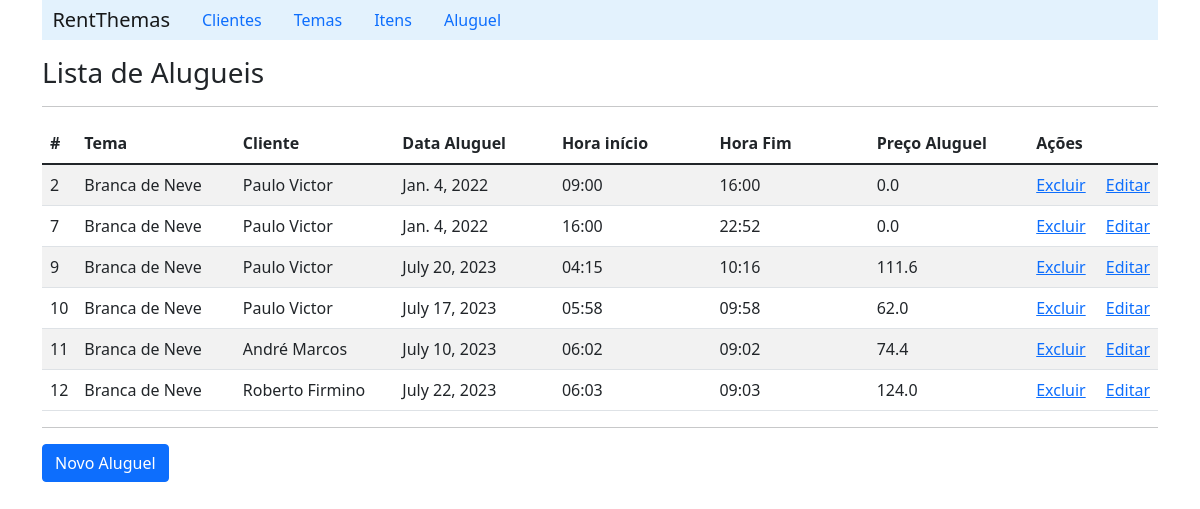
/listRent/, run on the app's committed database.
### rent/models.py (models this page shows, shortened)
class Rent(models.Model):
    date = models.DateField(blank=False, null=False)
    start_hours = models.CharField(max_length=5, blank=False, null=False)
    end_hours = models.CharField(max_length=5, blank=False, null=False)
    client = models.ForeignKey('Client', on_delete=CASCADE, related_name='rents')
    theme = models.ForeignKey('Theme', on_delete=CASCADE, related_name='rents')
    end_price = models.FloatField(default=0)
    address = models.OneToOneField('Address', on_delete=models.CASCADE, null=True)

class Theme(models.Model):
    name = models.CharField(max_length=20, blank=False)
    color = models.CharField(max_length=10)
    price = models.FloatField()
    itens =  models.ManyToManyField('Item', related_name='themes')

class Client(models.Model):
    name = models.CharField(max_length=60, blank=False)
    email = models.CharField(max_length=60, blank=True)

### rent/views.py (the view)
# urls.py: path('listRent/', RentViews.listRent),
    def listRent(request):
        rent_list = Rent.objects.all()
        context = {'rent_list': rent_list}
        return render(request, 'rent/listRent.html', context)

### rent/templates/rent/listRent.html (shortened to what this page needs)
{% extends "index.html" %}
    {% block content %}
        <h3>Lista de Alugueis</h3>
        <hr>
        <table class="table table-striped">
            {% if rent_list %}
                <thead>
                    <tr>
                        <th scope="col">#</th>
                        <th scope="col">Tema</th>
                        <th scope="col">Cliente</th>
                        <th scope="col">Data Aluguel</th>
                        <th scope="col">Hora início</th>
                        <th scope="col">Hora Fim</th>
                        <th scope="col">Preço Aluguel</th>
                        <th scope="col">Ações</th>
                        <th scope="col"></th>
                    </tr>
                </thead>
                {% for rent in rent_list%}
                    <tr>
                        <td width='15'>{{rent.id}}</td>
                        <td width='170'>{{rent.theme.name}}</td>
                        <td width='170'>{{rent.client.name}}</td>
                        <td width='170'>{{rent.date}}</td>
                        <td width='170'>{{rent.start_hours}}</td>
                        <td width='170'>{{rent.end_hours}}</td>
                        <td width='170'>{{rent.end_price}}</td>
                        <td width='70'><a href="/deleteRent/{{rent.id}}">Excluir</a></td>
                        <td><a href="/detailRent/{{rent.id}}">Editar</a></td>
                    </tr>
                {% endfor %}
            {% else %}
                <p>Nenhum item cadastrado!!</p>
            {%endif%}
        </table>
        <hr>
        <a class="btn btn-primary" href="/formRent">Novo Aluguel</a>
    {% endblock %}

### rent/templates/index.html (shortened to what this page needs)
{% load static %}
<!DOCTYPE html>
<html lang="pt-br">
<head>
    <link rel="stylesheet" href="https://cdn.jsdelivr.net/npm/bootstrap@5.1.1/dist/css/bootstrap.min.css">
    <link rel="stylesheet" href="https://pro.fontawesome.com/releases/v5.10.0/css/all.css"/>
</head>
<body>
    <div id="sidebar" class="container"  style="margin-top: 0;">
        <div>
            <nav class="nav navbar-light" style="background-color: #e3f2fd;">
                <a class="navbar-brand" href="/">&nbsp; RentThemas</a>
                <a class="nav-link" href="/listClient">Clientes</a>
                <a class="nav-link" href="/listTheme">Temas</a>
                <a class="nav-link" href="/listItem">Itens</a>
                <a class="nav-link" href="/listRent">Aluguel</a>
            </nav>
        </div>
    </div>
    <div id="content" class="container">
        {% block content %}
        {% endblock %}
    </div>
</body>
</html>

### data on the page
Rent: id "2", theme.name "Branca de Neve", client.name "Paulo Victor", date "Jan. 4, 2022", start_hours "09:00", end_hours "16:00", end_price "0.0"
Rent: id "7", theme.name "Branca de Neve", client.name "Paulo Victor", date "Jan. 4, 2022", start_hours "16:00", end_hours "22:52", end_price "0.0"
Rent: id "9", theme.name "Branca de Neve", client.name "Paulo Victor", date "July 20, 2023", start_hours "04:15", end_hours "10:16", end_price "111.6"
Rent: id "10", theme.name "Branca de Neve", client.name "Paulo Victor", date "July 17, 2023", start_hours "05:58", end_hours "09:58", end_price "62.0"
Rent: id "11", theme.name "Branca de Neve", client.name "André Marcos", date "July 10, 2023", start_hours "06:02", end_hours "09:02", end_price "74.4"
Rent: id "12", theme.name "Branca de Neve", client.name "Roberto Firmino", date "July 22, 2023", start_hours "06:03", end_hours "09:03", end_price "124.0"
